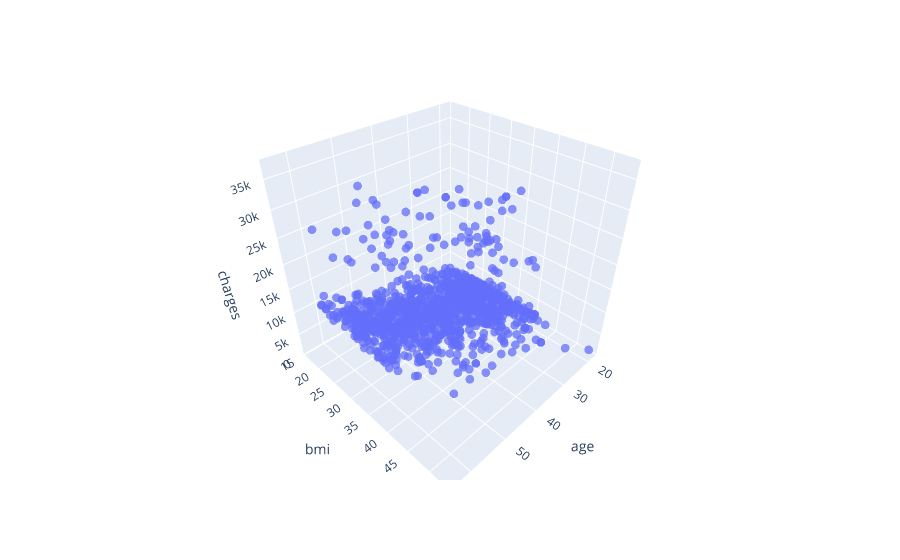

The notebook cell saved with this chart:
### Markdown cell above
<p>We can also visualize the relationship between all 3 variables "age", "bmi" and "charges" using a 3D scatter plot.</p>

### Code cell
fig = px.scatter_3d(non_smoker_df, x='age', y='bmi', z='charges')
fig.update_traces(marker_size=3, marker_opacity=0.5)
fig.show()

### Figure 1 — Plotly figure (JSON) as saved in the notebook; plotly's stock layout.template omitted (floating-point values rounded to 4 significant figures; data arrays with more than 128 entries replaced by an {"elided": "..."} marker saying what was removed)
{"data": [{"hovertemplate": "age=%{x}<br>bmi=%{y}<br>charges=%{z}<extra></extra>", "legendgroup": "", "marker": {"color": "#636efa", "opacity": 0.5, "size": 3, "symbol": "circle"}, "mode": "markers", "name": "", "scene": "scene", "showlegend": false, "type": "scatter3d", "x": {"elided": "2208 int values"}, "y": {"elided": "2208 float values"}, "z": {"elided": "2208 float values"}}], "layout": {"legend": {"tracegroupgap": 0}, "margin": {"t": 60}, "scene": {"domain": {"x": [0, 1], "y": [0, 1]}, "xaxis": {"title": {"text": "age"}}, "yaxis": {"title": {"text": "bmi"}}, "zaxis": {"title": {"text": "charges"}}}}}
